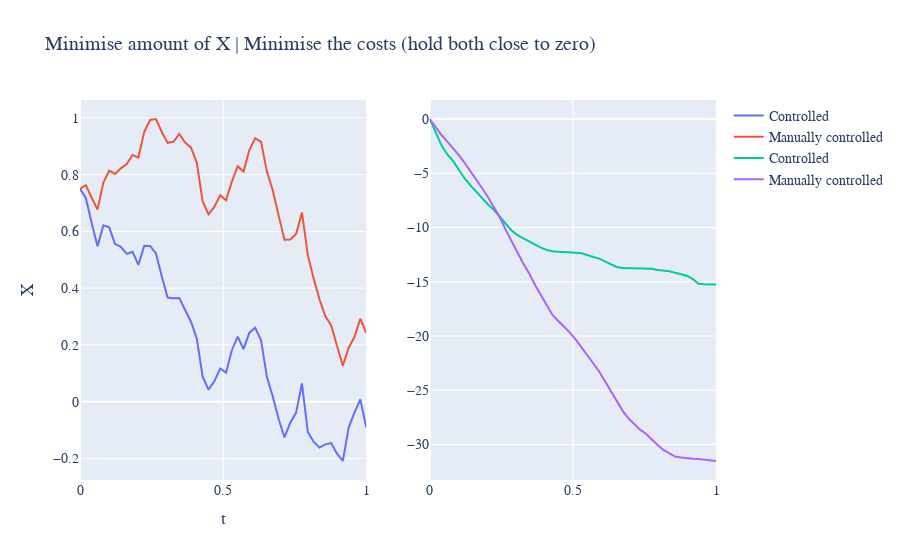

Notebook code for this chart:
### Markdown cell above
Let $(\Omega, \mathcal{F}, \{\mathcal{F}_t\}_{t\in [0, T]}, \mathbb{P})$. We consider
$$
\begin{cases}
dX_s = [H(s)X_s + M(s) u_s] ds + \sigma(s) dW_s, \; s \in [0, T] \\
X_0 = x > 0
\end{cases},
$$

### Code cell
n = 50
c_xs = np.zeros(n)
c_xs[0] = 0.75
uc_xs = np.zeros(n)
uc_xs[0] = 0.75
dt = 1/n
ts = [t for t in np.linspace(0, 1, n)]
c_cum_cost = np.zeros(n)
uc_cum_cost = np.zeros(n)
for i in range(n-1):
    dW = np.sqrt(dt)*np.random.randn()
    c = solver.u(c_xs[i], i*dt)
    uc = np.random.rand()-2 + 1.5*(uc_xs[i]**2 < 0.1)
    c_xs[i+1] = c_xs[i] + (eq.H*c_xs[i] + eq.M*c)*dt + eq.σ*dW
    uc_xs[i+1] = uc_xs[i] + (eq.H*uc_xs[i] + eq.M*uc)*dt + eq.σ*dW
    c_cum_cost[i+1] = c_cum_cost[i] + eq.C*c_xs[i]**2 + eq.D*c**2
    uc_cum_cost[i+1] = uc_cum_cost[i] + eq.C*uc_xs[i]**2 + eq.D*uc**2

c_cum_cost[-1] = c_cum_cost[-2] + eq.R*c_xs[-1]**2
uc_cum_cost[-1] = uc_cum_cost[-2] + eq.R*uc_xs[-1]**2
    
fig = make_subplots(rows=1, cols=2)
fig.add_trace(go.Scatter(x=ts, y=c_xs, mode='lines', name="Controlled"), row=1, col=1)
fig.add_trace(go.Scatter(x=ts, y=uc_xs, mode='lines', name="Manually controlled"), row=1, col=1)
fig.add_trace(go.Scatter(x=ts, y=c_cum_cost, mode='lines', name="Controlled"), row=1, col=2)
fig.add_trace(go.Scatter(x=ts, y=uc_cum_cost, mode='lines', name="Manually controlled"), row=1, col=2)
fig.update_layout(
    title="Minimise amount of X | Minimise the costs (hold both close to zero)",
    xaxis_title="t",
    yaxis_title="X",
    font=dict(
        family="Courier New, monospace",
        size=14
    )
)
fig.show()
